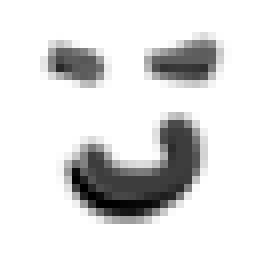
#> input picture smiley_face.png, 32 x 32 px, given in place of grid_0_1.jpg, which was not available (shown 8 times larger)
$ jupyter execute --allow-errors edge-preversing-smoothing.ipynb
#> lines starting #> are read from the running program, lines starting #| are printed output that depends on the picture; pictures that were not available may be replaced by others from this repository, and a replacement may not be noted
[cell 1]
import cv2
import numpy as np
import matplotlib.pyplot as plt
from scipy.ndimage import uniform_filter

[cell 2]
# Load an image
img = cv2.imread('./data/grid_output/grid_0_1.jpg')
#> img is the input picture: shape (32, 32, 3); min 0, max 255, mean 221.1
img = cv2.cvtColor(img, cv2.COLOR_BGR2RGB)  # Convert BGR to RGB

[cell 3]
# Gaussian Filter
gaussian_filtered =  cv2.GaussianBlur(img, (5,5), 0)
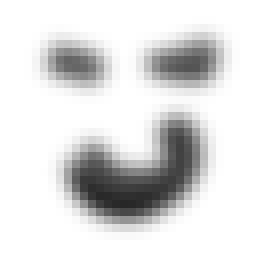
#> gaussian_filtered: shape (32, 32, 3) (shown 8 times larger); min 39, max 255, mean 221.1

[cell 4]
# Apply Median Filter
median_filtered = cv2.medianBlur(img, 5)  # 5 is the kernel size
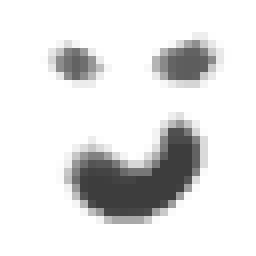
#> median_filtered: shape (32, 32, 3) (shown 8 times larger); min 61, max 255, mean 227

[cell 5]
# Apply Bilateral Filter
bilateral_filtered = cv2.bilateralFilter(img, 5, 150, 150)
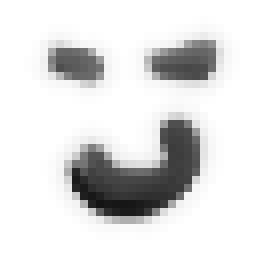
#> bilateral_filtered: shape (32, 32, 3) (shown 8 times larger); min 20, max 255, mean 221.5
bilateral_filtered2 = cv2.bilateralFilter(img, 5, 75, 75)

[cell 6]
import numpy as np
from scipy.ndimage import uniform_filter

# TODO: Look into luminance-based approach for combining the RGB channels, this may improve edge-preservation of the algorithm

# Applies to grayscale only
def kuwahara_filter_single_channel(img, window_size):
    print("Running kh filter single channel")
    if window_size % 2 == 0:
        raise ValueError("Window size must be odd.")

    radius = window_size // 2 + 1
    subregion_diff = radius // 2
    padding = radius - 1
    rows, cols = img.shape[:2]
    pad_width = ((padding, padding), (padding, padding))
    padded = np.pad(img, pad_width, mode='reflect')

    result = np.zeros_like(padded)

    means = uniform_filter(padded, size=radius+1, mode='constant', cval=0.0)
    sqr_means = uniform_filter(padded**2, size=radius+1, mode='constant', cval=0.0)
    variances = sqr_means - means**2

    offsets = np.array([(subregion_diff, subregion_diff),
                        (-subregion_diff, subregion_diff),
                        (subregion_diff, -subregion_diff),
                        (-subregion_diff, -subregion_diff)])

    for r in range(padding, rows):
        for c in range(padding, cols):
            subregion_variances = variances[r + offsets[:, 0], c + offsets[:, 1]]
            min_index = np.argmin(subregion_variances)
            min_offset = offsets[min_index]
            result[r, c] = means[r + min_offset[0], c + min_offset[1]]

    return result[padding:-padding, padding:-padding].astype(np.uint8)

[cell 7]
def kuwahara_filter_rgb(img, window_size):
    if img.ndim != 3 or img.shape[2] != 3:
        raise ValueError("Input must be an RGB image")

    result = np.zeros_like(img)
    for i in range(3):  # Process each channel
        result[:,:,i] = kuwahara_filter_single_channel(img[:,:,i], window_size)

    return result.astype(np.uint8)

[cell 8]
import multiprocessing as mp

def kuwahara_filter_rgb(img, window_size):
    if img.ndim != 3 or img.shape[2] != 3:
        raise ValueError("Input must be an RGB image")
    print("Kuwahara filter rgb")
    with mp.Pool() as pool:
        results = pool.map(kuwahara_filter_single_channel,
                           [(img[:,:,i], window_size) for i in range(3)])

    return np.stack(results, axis=-1).astype(np.uint8)

[cell 9]
cattle_bgr = cv2.imread('./highland-cattle-8183107_640.jpg')
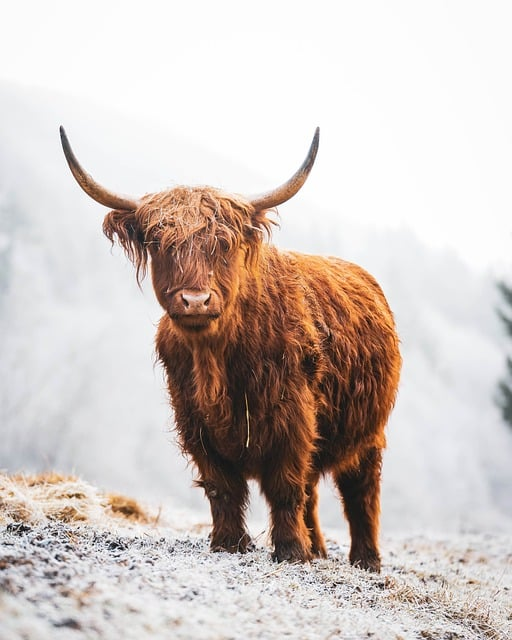
#> input picture highland-cattle-8183107_640.jpg, 512 x 640 px
#> cattle_bgr is the input picture: shape (640, 512, 3); mean B, G, R 192.9, 197.7, 208.1
cattle = cv2.cvtColor(cattle_bgr, cv2.COLOR_BGR2RGB)


fig, ((ax1, ax2), (ax3, ax4)) = plt.subplots(2, 2, figsize=(8, 8))

#> (the rest of this cell did not finish here and is left out)

cattle_kh2 = kuwahara_filter_rgb(cattle, 5)
cattle_kh3 = kuwahara_filter_rgb(cattle, 7)

ax1.imshow(cattle)
ax1.set_title('Original Image')
ax1.axis('off')

ax2.imshow(cattle_kh1)
ax2.set_title('Filtered Image')
ax2.axis('off')

ax3.imshow(cattle_kh2)
ax3.set_title('Filtered Image')
ax3.axis('off')

ax4.imshow(cattle_kh3)
ax4.set_title('Filtered Image')
ax4.axis('off')


# Adjust the layout and display the plot
plt.tight_layout()
plt.show()

print(cattle.shape)
